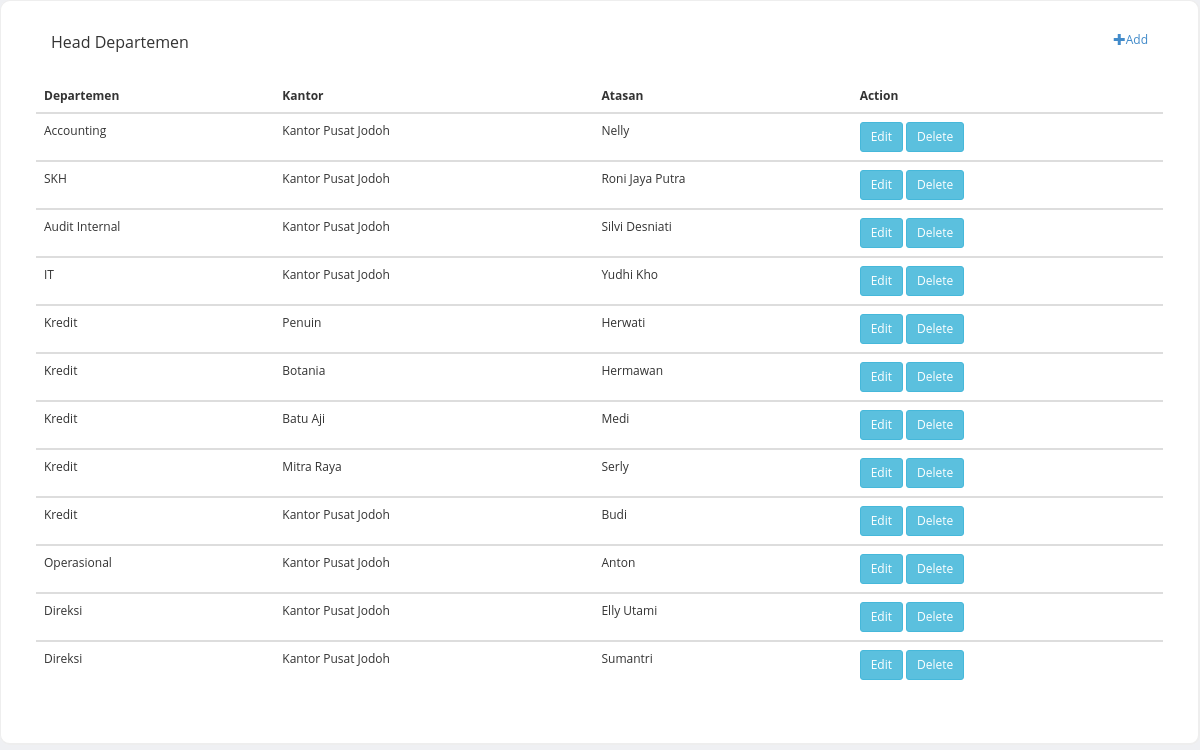
Screenshot of /Admin/konten/view_atasan.php with the database file from the repository.
### tables this page shows
CREATE TABLE `tblkantor` (
  `id_kantor` int(11) NOT NULL,
  `kantor` varchar(25) NOT NULL
);

CREATE TABLE `tbldepartemen` (
  `id_departemen` int(11) NOT NULL,
  `departemen` varchar(100) NOT NULL
);

CREATE TABLE `tblkaryawan` (
  `nama_karyawan` varchar(100) NOT NULL,
  `nip_karyawan` varchar(50) NOT NULL,
  `tempat_lahir` varchar(50) NOT NULL,
  `tanggal_lahir` date NOT NULL,
  `alamat` varchar(100) NOT NULL,
  `no_hp` varchar(20) NOT NULL,
  `email` varchar(50) NOT NULL,
  `jenis_kelamin` enum('Pria','Wanita') NOT NULL,
  `id_jabatan` int(11) NOT NULL,
  `id_departemen` int(11) NOT NULL,
  `sisa_cuti` varchar(12) NOT NULL,
  `tgl_masuk` varchar(20) NOT NULL,
  `id_kantor` int(11) NOT NULL,
  `parent_id` int(11) NOT NULL,
  `foto_karyawan` varchar(1000) NOT NULL,
  `level` tinyint(1) NOT NULL,
  `password` varchar(50) NOT NULL,
  `status_karyawan` tinyint(1) NOT NULL
);

### Admin/konten/view_atasan.php (the view, shortened to what this page needs)
<!DOCTYPE html>
<html>
  <head>
    <link href="https://code.jquery.com/ui/1.10.3/themes/redmond/jquery-ui.css" rel="stylesheet" media="screen">
    <link href="bootstrap/css/bootstrap.min.css" rel="stylesheet">
    <link href="css/styles.css" rel="stylesheet">
    <link href="//netdna.bootstrapcdn.com/font-awesome/4.0.3/css/font-awesome.css" rel="stylesheet">
    <link href="vendors/form-helpers/css/bootstrap-formhelpers.min.css" rel="stylesheet">
    <link href="vendors/select/bootstrap-select.min.css" rel="stylesheet">
    <link href="vendors/tags/css/bootstrap-tags.css" rel="stylesheet">
    <link href="css/forms.css" rel="stylesheet">
  </head>
  <body>
<div class="content-box-large">
<div class="panel-heading">
	<div class="panel-title">Head Departemen</div>
		<div class="panel-options">
			<a href="index.php?page=add_atasan"><span class="glyphicon glyphicon-plus"></span>Add </a>
		</div>
</div>
  <div class="panel-body">
  	<div class="table-responsive">
  		<table class="table">
		<thead>
			<tr>
				<th>Departemen</th>
				<th>Kantor</th>
        <th>Atasan</th>
        <th>Action</th>
			</tr>
		</thead>
		 <?php
		 function url_link($tujuan="", $nama_link="", $id=""){
			  if(empty($id)){
			    echo "<a class=\"btn btn-info btn-sm\" href=index.php?page=$tujuan>$nama_link</a>";
			  }else{
			    echo "<a  class=\"btn btn-info btn-sm\" href=index.php?page=$tujuan&id=$id>$nama_link</a>";
			  }
		}
  			include '../connect.php';
  			$sql= "SELECT  tblatasan.id_atasan,tbldepartemen.departemen, tblkaryawan.nama_karyawan, tblkantor.kantor FROM tblkantor, tblkaryawan, tbldepartemen, tblatasan WHERE tbldepartemen.id_departemen = tblatasan.id_departemen AND tblatasan.id_kantor = tblkantor.id_kantor AND tblatasan.nip_karyawan = tblkaryawan.nip_karyawan";
  			$hasil = $connect->query($sql);
			while($data = $hasil->fetch_array()){
			  $id = $data['id_atasan'];
        $departemen = $data['departemen'];
			  $kantor = $data['kantor'];
        $nama_karyawan = $data['nama_karyawan'];
  		?>
			<tbody>
				<tr>
					<td><?php echo $departemen; ?></td>
					<td><?php echo $kantor; ?></td>
          <td><?php echo $nama_karyawan; ?></td>
					<td>
					<?php url_link('edit_atasan','Edit ',$id); ?>
					</td>
				</tr>
				<?php
  }
  ?>
			</tbody>
			 </table>
  					</div>
  </div>
  </div>
   </body>
</html>

### Admin/css/styles.css (style rules this page uses)
body { font-family: 'Open Sans', sans-serif; background-color: #f7f7f7; position: relative; margin: 0px; font-size: 12px; padding: 0px; }
.content-box, .content-box-large { margin-bottom:30px; background:#fff; border-radius:10px; padding:10px; border-left:1px solid #eee; border-top:1px solid #eee; border-right:2px solid #eee; border-bottom:2px solid #eee; }
.content-box-large { padding: 20px; }
body { background-color: #eff0f3; }
.panel-heading>.panel-title, .content-box-header .panel-title { float: left; padding: 10px 15px; padding-top: 0px; }
.panel-heading>.panel-options, .content-box-header .panel-options { float: right; padding-right: 15px; }
.panel-heading>.panel-options>a, .content-box-header .panel-options>a { margin-top: 10px; }
.panel-body { clear:both; }

### rows the page displays
tblkantor: tbldepartemen.departemen "Accounting", kantor "Kantor Pusat Jodoh", tblkaryawan.nama_karyawan "Nelly", nama_link "Edit Delete", tbldepartemen.departemen "SKH", tblkaryawan.nama_karyawan "Roni Jaya Putra", tbldepartemen.departemen "Audit Internal", tblkaryawan.nama_karyawan "Silvi Desniati", tbldepartemen.departemen "IT", tblkaryawan.nama_karyawan "Yudhi Kho", tbldepartemen.departemen "Kredit", tblkaryawan.nama_karyawan "Budi", tbldepartemen.departemen "Operasional", tblkaryawan.nama_karyawan "Anton", tbldepartemen.departemen "Direksi", tblkaryawan.nama_karyawan "Elly Utami", tblkaryawan.nama_karyawan "Sumantri"
tblkantor: tbldepartemen.departemen "Kredit", kantor "Penuin", tblkaryawan.nama_karyawan "Herwati", nama_link "Edit Delete"
tblkantor: tbldepartemen.departemen "Kredit", kantor "Botania", tblkaryawan.nama_karyawan "Hermawan", nama_link "Edit Delete"
tblkantor: tbldepartemen.departemen "Kredit", kantor "Batu Aji", tblkaryawan.nama_karyawan "Medi", nama_link "Edit Delete"
tblkantor: tbldepartemen.departemen "Kredit", kantor "Mitra Raya", tblkaryawan.nama_karyawan "Serly", nama_link "Edit Delete"
